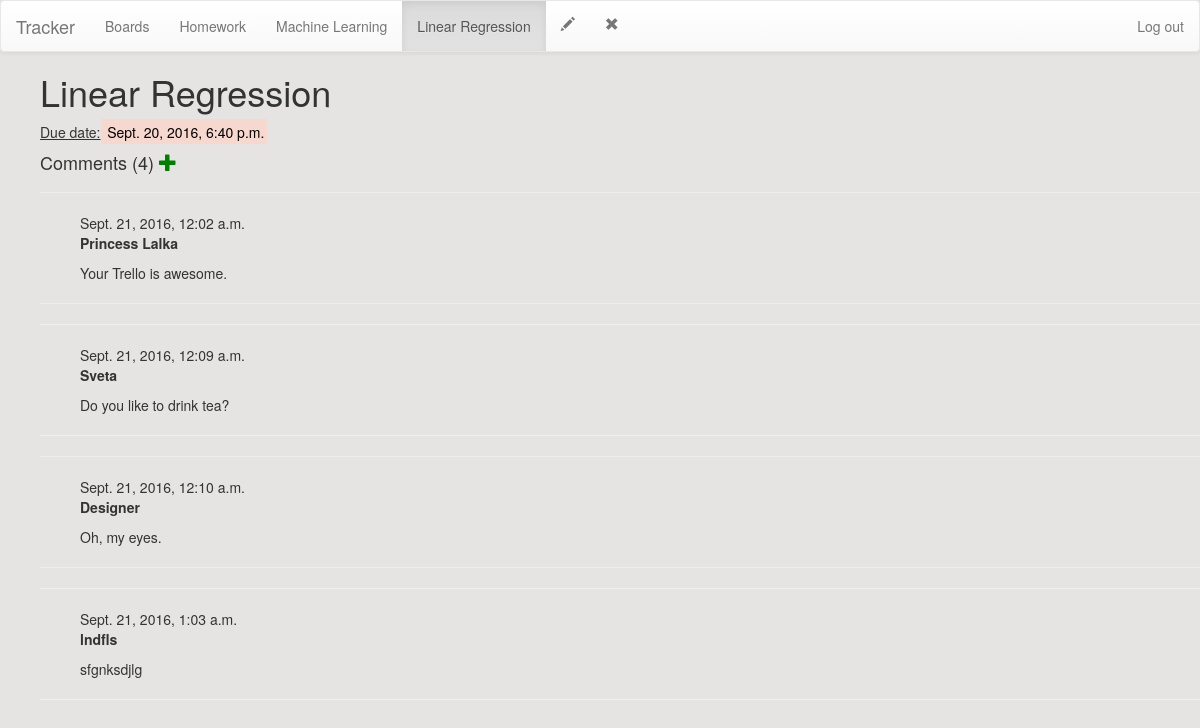
The app's page /38/lists/45/tasks/17/ with its own data.
### boards/models.py (models this page shows, shortened)
class Board(models.Model):
    board_name = models.CharField(max_length=200)
    creation_date = models.DateTimeField('date of creation', default=datetime.now, blank=True)

class List(models.Model):
    board = models.ForeignKey(Board, on_delete=models.CASCADE)
    list_name = models.CharField(max_length=200)

class Task(models.Model):
    task_list = models.ForeignKey(List, on_delete=models.CASCADE)
    task_text = models.CharField(max_length=200)
    pub_date = models.DateTimeField('date published')
    deadline = models.DateTimeField(default=datetime.now)

class Comment(models.Model):
    task = models.ForeignKey(Task, related_name='comments', default = '')
    author = models.CharField(max_length=200)
    text = models.CharField(max_length=500)
    created_date = models.DateTimeField(default=datetime.now)

### boards/views.py (the view)
# urls.py: url(r'^(?P<board_id>[0-9]+)/lists/(?P<list_id>[0-9]+)/tasks/(?P<task_id>[0-9]+)/$', views.task_content, name='task_content'),
def task_content(request, board_id, list_id, task_id):
    task = get_object_or_404(Task, pk=task_id)
    list = get_object_or_404(List, pk=list_id)
    board = get_object_or_404(Board, pk=board_id)
    return render(request, 'boards/task_content.html', {'board': board, 'list': list, 'task': task})

### boards/templates/boards/task_content.html (shortened to what this page needs)
{% load staticfiles %}
<head>
  <link rel="stylesheet" href="http://maxcdn.bootstrapcdn.com/bootstrap/3.3.7/css/bootstrap.min.css">
</head>
<body style="background:#E5E4E2">
<nav class="navbar navbar-default">
  <div class="container-fluid">
    <div class="navbar-header">
      <a class="navbar-brand" href="#">Tracker</a>
    </div>
  <ul class="nav navbar-nav">
    <li><a href="{% url 'boards:index' %}">Boards</a></li>
  </ul>
   <ul class="nav navbar-nav">
    <li><a href="{% url 'boards:board_content' board.id %}">{{ board.board_name }}</a></li>
  </ul>
   <ul class="nav navbar-nav">
    <li><a href="{% url 'boards:list_content' board.id list.id %}">{{ list.list_name }}</a></li>
  </ul>
  <ul class="nav navbar-nav">
    <li class="active"><a href="#">{{ task.task_text }}</a></li>
  </ul>
  <ul class="nav navbar-nav">
    <li><a href="{% url 'boards:task_edit' board.id list.id task.id %}"><span class="glyphicon glyphicon-pencil"></span></a></li>
  </ul>
  <ul class="nav navbar-nav">
    <li><a href="{% url 'boards:task_remove' board.id list.id task.id %}"><span class="glyphicon glyphicon-remove"></span></a></li>
  </ul>
  <ul class="nav navbar-nav navbar-right">
    <li><a href="{%url 'boards:logout' %}">Log out</a></li>
  </ul>
  </div>
</nav>
<ul><h1>{{ task.task_text }}</ul>
<link rel="stylesheet" href="//maxcdn.bootstrapcdn.com/bootstrap/3.3.7/css/bootstrap.min.css">
<link rel="stylesheet" href="//maxcdn.bootstrapcdn.com/bootstrap/3.3.7/css/bootstrap-theme.min.css">
<ul><div class ="date"><u>Due date:</u><mark style="background-color:#F6D8CE"> {{ task.deadline}}</mark></div></ul>
<ul>
    <h4>Comments ({{task.comments.count}}) <a href="{% url 'boards:add_comment_to_task' board.id list.id task.id %}"><span class="glyphicon glyphicon-plus" style="color:green"></span></a></h4>
    {% for comment in task.comments.all %}
        <hr>
        <ul>
        <div class="comment">
            <div class="date">{{ comment.created_date }}</div>
            <strong>{{ comment.author }}</strong>
            <p>{{ comment.text|linebreaks }}</p>
        </div>
        </ul>
        <hr>
    {% endfor %}
</ul>
</body>

### boards/templates/boards/task_content.html (style rules this page uses)
mark { background-color: blue; }

### records on screen
Board: board_name "Homework"
List: list_name "Machine Learning"
Task: task_text "Linear Regression", deadline "Sept. 20, 2016, 6:40 p.m.", comments.count "4"
Comment: created_date "Sept. 21, 2016, 12:02 a.m.", author "Princess Lalka", text "Your Trello is awesome."
Comment: created_date "Sept. 21, 2016, 12:09 a.m.", author "Sveta", text "Do you like to drink tea?"
Comment: created_date "Sept. 21, 2016, 12:10 a.m.", author "Designer", text "Oh, my eyes."
Comment: created_date "Sept. 21, 2016, 1:03 a.m.", author "lndfls", text "sfgnksdjlg"
